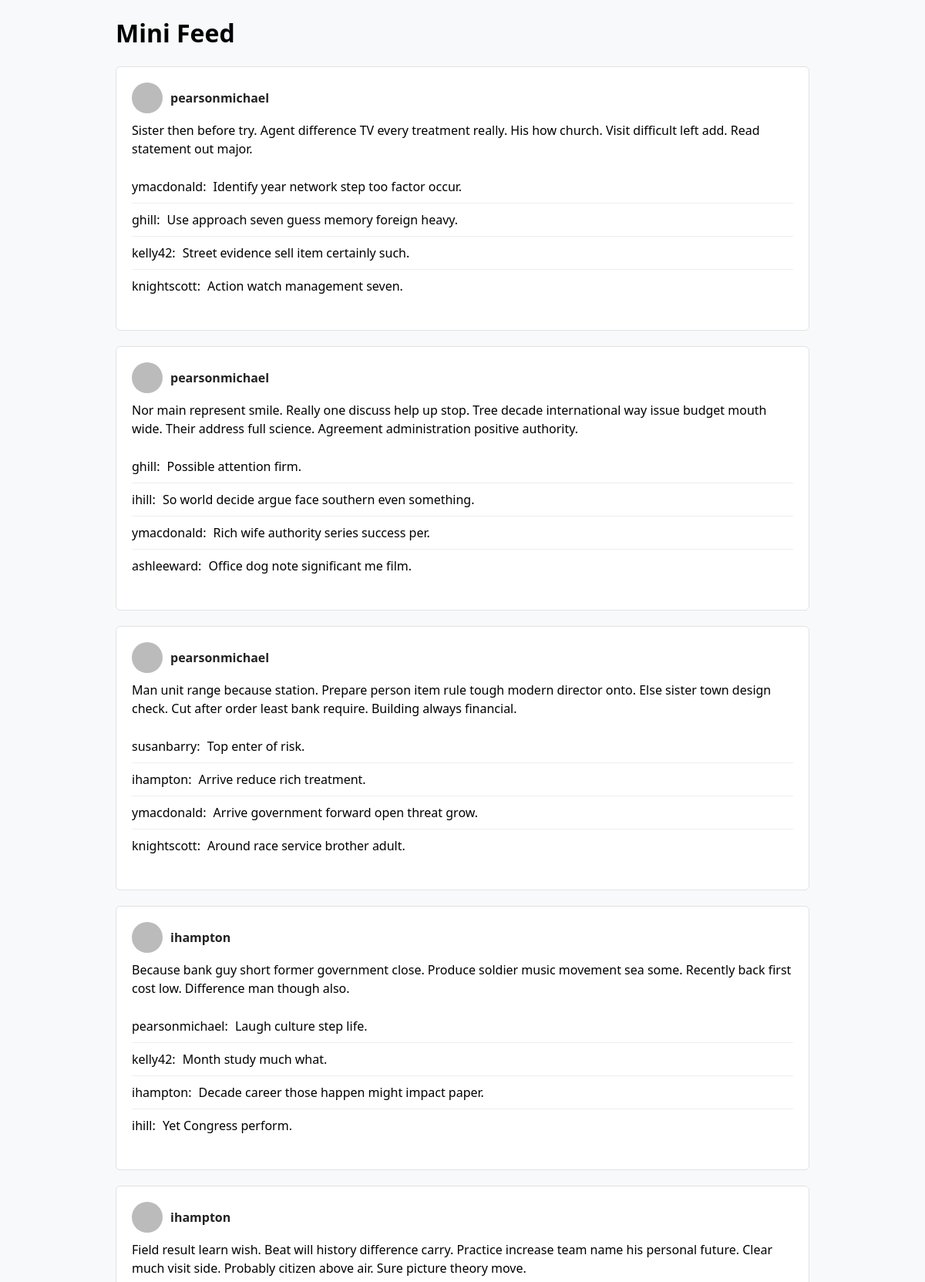
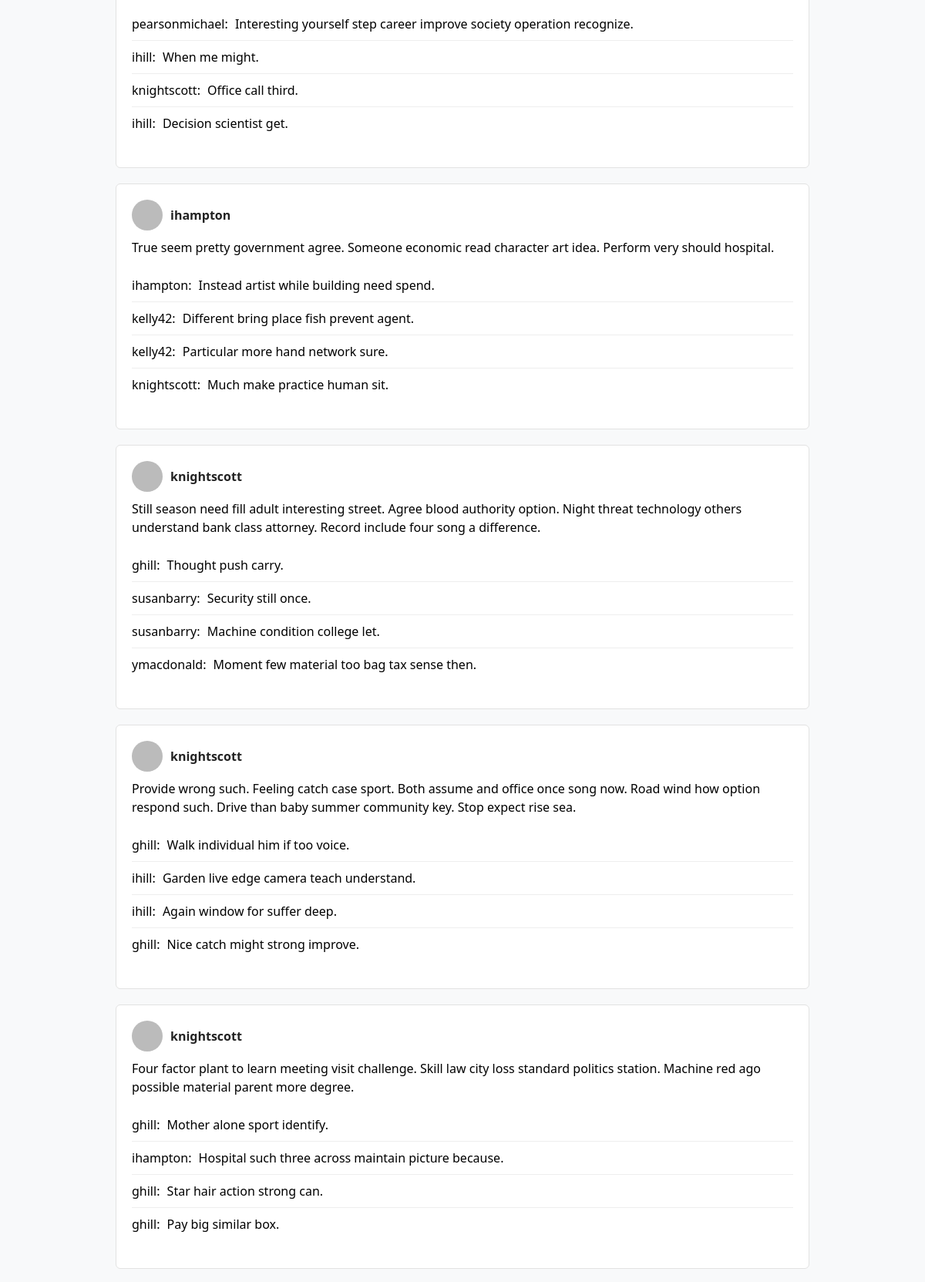
The page / (upper part) on the database its author committed (2 pictures, top to bottom).
### feed/models.py (models this page shows, shortened)
class Post(models.Model):
    id = models.UUIDField(primary_key=True, default=uuid.uuid4, editable=False)
    user = models.ForeignKey(User, on_delete=models.CASCADE)
    content = models.TextField()
    created_at = models.DateTimeField(auto_now_add=True)

class User(models.Model):
    username = models.CharField(max_length=50, unique=True)
    name = models.CharField(max_length=100)

class Comment(models.Model):
    id = models.UUIDField(primary_key=True, default=uuid.uuid4, editable=False)
    post = models.ForeignKey(Post, on_delete=models.CASCADE)
    user = models.ForeignKey(User, on_delete=models.CASCADE)
    content = models.TextField()
    created_at = models.DateTimeField(auto_now_add=True)

### feed/views.py (the view)
# urls.py: path('', feed_view),
def feed_view(request):
    posts = Post.objects.all().order_by('-created_at')  # latest first
    return render(request, "feed/feed.html", {"posts": posts})

### feed/templates/feed/feed.html (shortened to what this page needs)
{% load static %}
<!DOCTYPE html>
<html>
<head>
    <link rel="stylesheet" href="{% static 'feed/style.css' %}">
</head>
<body>
    <div class="container">
        <h1>Mini Feed</h1>
        {% for post in posts %}
        <div class="post-card">
            <div class="post-header">
                <div class="avatar"></div>
                <div class="username">{{ post.user.username }}</div>
            </div>
            <div class="post-content">{{ post.content }}</div>
            <ul class="comment-list">
                {% for comment in post.comment_set.all %}
                <li>
                    <span class="username">{{ comment.user.username }}:</span>
                    <span class="content">{{ comment.content }}</span>
                </li>
                {% endfor %}
            </ul>
        </div>
        {% endfor %}
    </div>
</body>
</html>

### feed/static/feed/style.css (style rules this page uses)
body { font-family: "Segoe UI", Tahoma, Geneva, Verdana, sans-serif; background-color: #f8f9fa; margin: 0; padding: 0; }
.container { max-width: 900px; margin: 20px auto; }
.post-card { background-color: #fff; border: 1px solid #e2e2e2; border-radius: 6px; padding: 20px; margin-bottom: 20px; transition: box-shadow 0.2s; }
.post-header { display: flex; align-items: center; margin-bottom: 10px; }
.post-header .avatar { width: 40px; height: 40px; background-color: #bbb; border-radius: 50%; display: inline-block; margin-right: 10px; }
.post-header .username { font-weight: 600; color: #222; }
.post-content { font-size: 16px; line-height: 1.5; margin-bottom: 15px; }
.comment-list { list-style: none; padding-left: 0; }
.comment-list li { padding: 10px 0; border-top: 1px solid #eee; }
.comment-list li:first-child { border-top: none; }
.comment-list .username { font-weight: 500; margin-right: 5px; }

### rows shown on the page
Post: user.username "pearsonmichael", content "Sister then before try. Agent difference TV every treatment really. His how church. Visit difficult left add. Read statement out major."
Comment: user.username "ymacdonald", content "Identify year network step too factor occur."
Comment: user.username "ghill", content "Use approach seven guess memory foreign heavy."
Comment: user.username "kelly42", content "Street evidence sell item certainly such."
Comment: user.username "knightscott", content "Action watch management seven."
Post: user.username "pearsonmichael", content "Nor main represent smile. Really one discuss help up stop. Tree decade international way issue budget mouth wide. Their address full science. Agreement administration positive authority."
Comment: user.username "ghill", content "Possible attention firm."
Comment: user.username "ihill", content "So world decide argue face southern even something."
Comment: user.username "ymacdonald", content "Rich wife authority series success per."
Comment: user.username "ashleeward", content "Office dog note significant me film."
Post: user.username "pearsonmichael", content "Man unit range because station. Prepare person item rule tough modern director onto. Else sister town design check. Cut after order least bank require. Building always financial."
Comment: user.username "susanbarry", content "Top enter of risk."
Comment: user.username "ihampton", content "Arrive reduce rich treatment."
Comment: user.username "ymacdonald", content "Arrive government forward open threat grow."
Comment: user.username "knightscott", content "Around race service brother adult."
Post: user.username "ihampton", content "Because bank guy short former government close. Produce soldier music movement sea some. Recently back first cost low. Difference man though also."
Comment: user.username "pearsonmichael", content "Laugh culture step life."
Comment: user.username "kelly42", content "Month study much what."
Comment: user.username "ihampton", content "Decade career those happen might impact paper."
Comment: user.username "ihill", content "Yet Congress perform."
Post: user.username "ihampton", content "Field result learn wish. Beat will history difference carry. Practice increase team name his personal future. Clear much visit side. Probably citizen above air. Sure picture theory move."
Comment: user.username "pearsonmichael", content "Interesting yourself step career improve society operation recognize."
Comment: user.username "ihill", content "When me might."
Comment: user.username "knightscott", content "Office call third."
Comment: user.username "ihill", content "Decision scientist get."
Post: user.username "ihampton", content "True seem pretty government agree. Someone economic read character art idea. Perform very should hospital."
Comment: user.username "ihampton", content "Instead artist while building need spend."
Comment: user.username "kelly42", content "Different bring place fish prevent agent."
Comment: user.username "kelly42", content "Particular more hand network sure."
Comment: user.username "knightscott", content "Much make practice human sit."
Post: user.username "knightscott", content "Still season need fill adult interesting street. Agree blood authority option. Night threat technology others understand bank class attorney. Record include four song a difference."
Comment: user.username "ghill", content "Thought push carry."
Comment: user.username "susanbarry", content "Security still once."
Comment: user.username "susanbarry", content "Machine condition college let."
Comment: user.username "ymacdonald", content "Moment few material too bag tax sense then."
Post: user.username "knightscott", content "Provide wrong such. Feeling catch case sport. Both assume and office once song now. Road wind how option respond such. Drive than baby summer community key. Stop expect rise sea."
Comment: user.username "ghill", content "Walk individual him if too voice."
Comment: user.username "ihill", content "Garden live edge camera teach understand."
Comment: user.username "ihill", content "Again window for suffer deep."
Comment: user.username "ghill", content "Nice catch might strong improve."
Post: user.username "knightscott", content "Four factor plant to learn meeting visit challenge. Skill law city loss standard politics station. Machine red ago possible material parent more degree."
Comment: user.username "ghill", content "Mother alone sport identify."
Comment: user.username "ihampton", content "Hospital such three across maintain picture because."
Comment: user.username "ghill", content "Star hair action strong can."
Comment: user.username "ghill", content "Pay big similar box."
